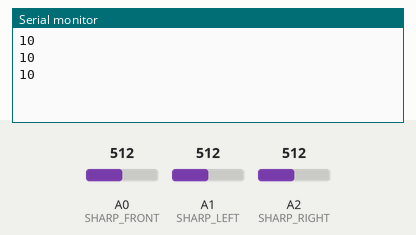
Recording of a sketch running on a simulated Arduino Uno, built with avr-gcc and run on an emulated ATmega328P. Shown: the last lines printed to the serial monitor. The test bench sets the inputs (shaded band); at power-on: A1 (SHARP_LEFT) = 512, A0 (SHARP_FRONT) = 512, A2 (SHARP_RIGHT) = 512.

Above: at 1.3 s.
1.4 s: A1 (SHARP_LEFT) set to 716
At 1.9 s:
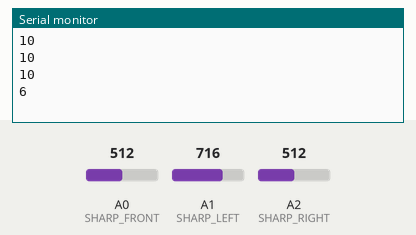
2.9 s: A1 (SHARP_LEFT) set to 900
At 3.4 s:
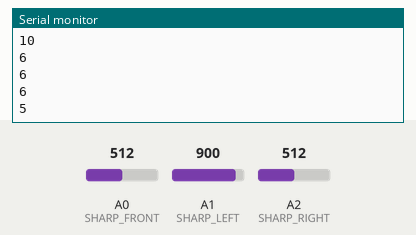
Timing chart, 0 to 5.9 s (numbered marks = the images above; inputs shaded):
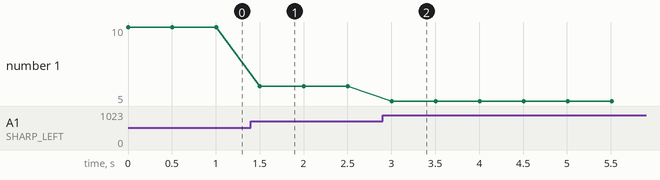

The sketch:

Sharp203.ino
```cpp
// (licence header left out)
// Arduino analog input pin to which the Sharp sensor is connected
const byte SHARP_FRONT = A0;
const byte SHARP_LEFT = A1;
const byte SHARP_RIGHT = A2;

// Variables to store the proximity measurement
int sharp_left = 0; // integer read from analog pin
int sharp_right = 0;
int sharp_front = 0;
float sharp_range; // range measurement [cm]

void setup()
{
    // Open the serial port at 115200 bps
    Serial.begin(115200);
}

void loop()
{
    // Read the sensor output (0-1023, which is 10 bits and fits inside an Arduino int-type)
    sharp_left = analogRead(SHARP_LEFT);
    sharp_right = analogRead(SHARP_RIGHT);
    sharp_front = analogRead(SHARP_FRONT);
    int sharp_dist_front = 6950.1* pow(sharp_front, -1.034);
    int sharp_dist_right = 9501.2 *pow(sharp_right, -1.088);
    int sharp_dist_left = 10961 *pow(sharp_left, -1.121);

    // Print all values
    Serial.print(sharp_dist_left);
    Serial.print("\n");

    // Delay for a bit before reading the sensor again
    delay(500);
}
```

Measured:
- after the input at 1.4 s, the serial monitor: prints a new line after 0.10 s (image 1)
- after the input at 2.9 s, the serial monitor: prints a new line after 0.11 s (image 2)
- plotted number 1: 10 → 6 after the input at 1.4 s, 6 → 5 after the input at 2.9 s
